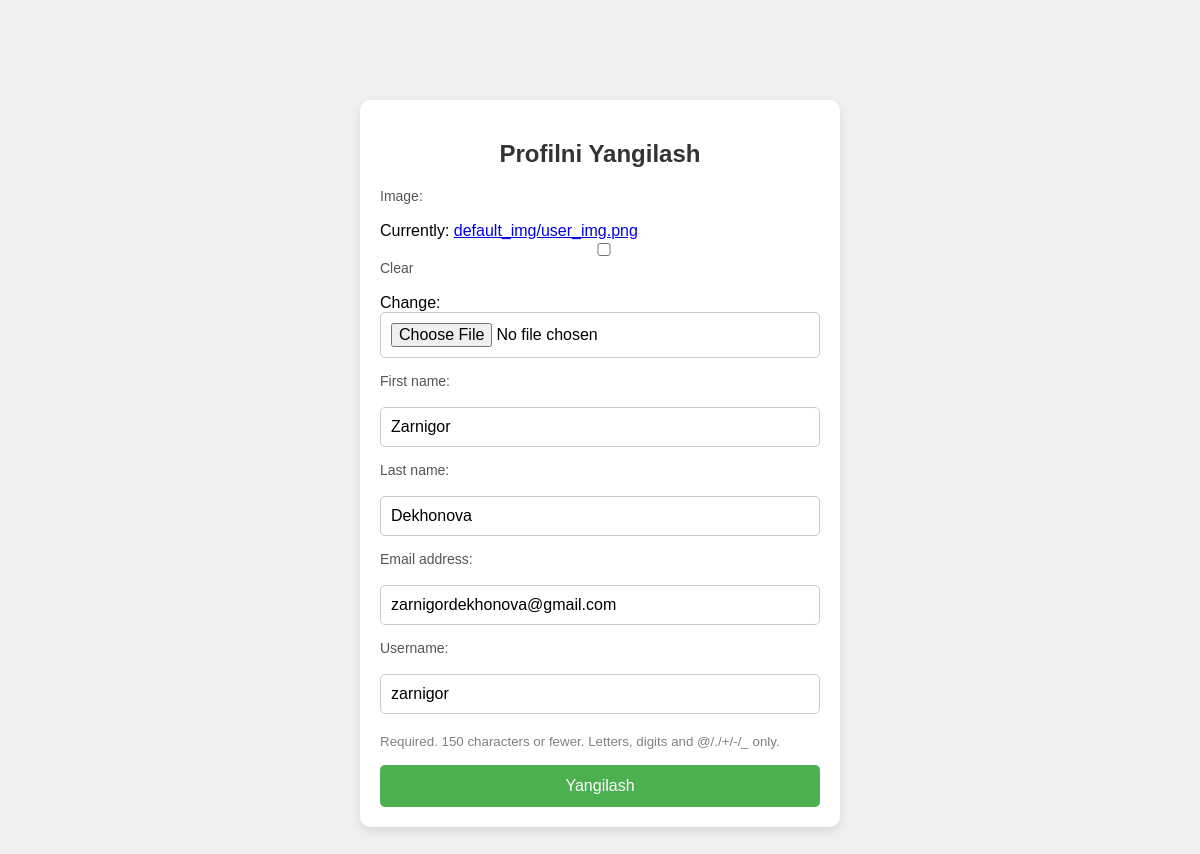
The app's page /users/update-profile/ (signed in) with its own data.
### users/models.py (models this page shows, shortened)
class CustomUser(AbstractUser):
    image = models.ImageField(upload_to='users_image/', blank=True, null=True, default='default_img/user_img.png')
    class Meta:
        db_table = 'custom_user'

### users/views.py (the view, shortened to what this page needs)
# urls.py: path('update-profile/', ProfileUpdateView.as_view(), name='update-profile'),
class ProfileUpdateView(View):
    def get(self, request):
        update_form = ProfileUpdateForm(instance=request.user)
        context = {
            'form': update_form
        }
        return render(request, 'profile_update.html', context=context)

### users/forms.py
class ProfileUpdateForm(forms.ModelForm):
    class Meta:
        model = CustomUser
        fields = ('image', 'first_name', 'last_name', 'email', 'username')

### users/templates/profile_update.html (shortened to what this page needs)
<!DOCTYPE html>
<html lang="uz">
<head>
</head>
<body>
    <div class="container">
            <h2>Profilni Yangilash</h2>
        <form method="post" enctype="multipart/form-data">
            {% for field in form %}
                <div class="form-group">
                    {{ field.label_tag }}<br>
                    <div class="au-input au-input--full">{{ field }}</div>
                    {% if field.help_text %}
                        <br><small style="color: grey">{{ field.help_text }}</small>
                    {% endif %}
                </div>
            {% endfor %}
            <button type="submit">Yangilash</button>
        </form>
    </div>
</body>
</html>

### users/templates/profile_update.html (style rules this page uses)
* { box-sizing: border-box; }
body { font-family: Arial, sans-serif; background-color: #f0f0f0; margin: 0; padding: 0; }
.container { width: 40%; margin: 100px auto; padding: 20px; background-color: #ffffff; box-shadow: 0px 4px 10px rgba(0, 0, 0, 0.1); border-radius: 10px; }
h2 { text-align: center; color: #333; }
.form-group { margin-bottom: 15px; }
label { display: block; font-size: 14px; color: #555; }
input { width: 100%; padding: 10px; border: 1px solid #ccc; border-radius: 5px; font-size: 16px; }
button { width: 100%; padding: 12px; background-color: #4CAF50; color: #ffffff; border: none; border-radius: 5px; font-size: 16px; cursor: pointer; transition: background-color 0.3s ease; }

### records on screen
CustomUser: form "Zarnigor" "Dekhonova" "zarnigordekhonova@gmail.com" "zarnigor"

### other values on screen
{{ field.label_tag }} "Image:" "First name:" "Last name:" "Email address:" "Username:"
{{ field.help_text }} "Required. 150 characters or fewer. Letters, digits and @/./+/-/_ only."
